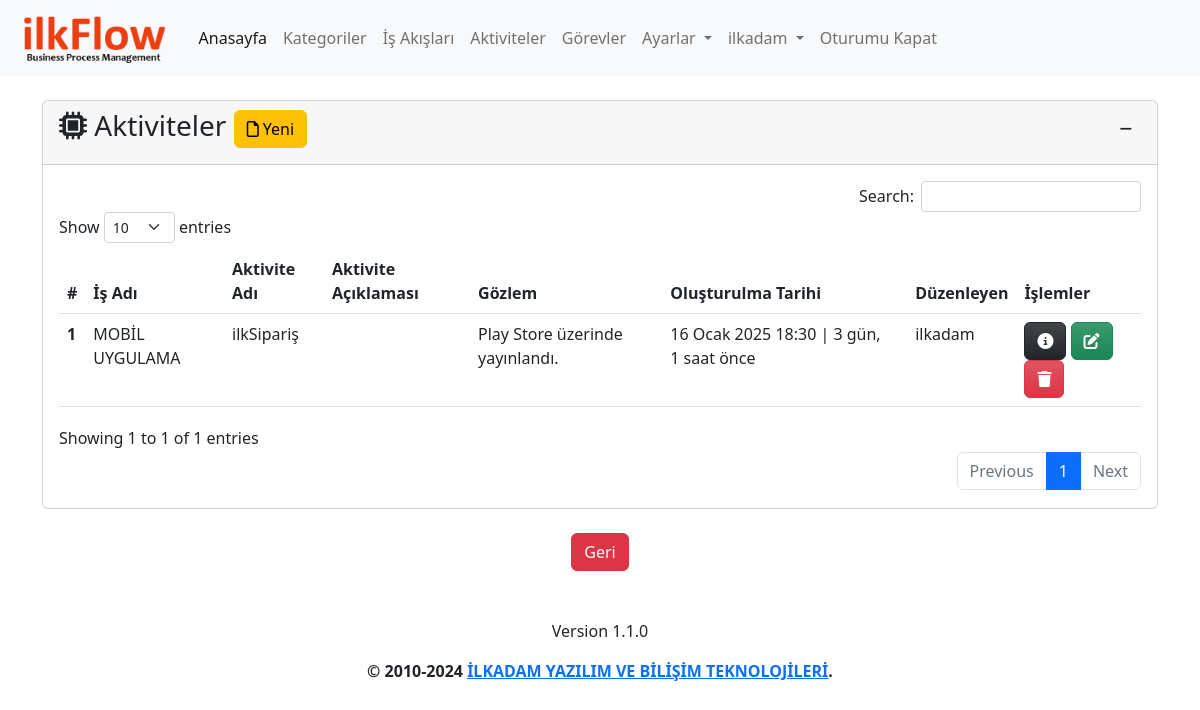
Screenshot of /activity/ (signed in) with the database file from the repository.
### app/models.py (models this page shows, shortened)
class Activity(models.Model):
    process=models.ForeignKey(Process,on_delete=models.CASCADE,verbose_name='İş Adı')
    name=models.CharField(max_length=500,verbose_name='Aktivite Adı')
    description=models.TextField(verbose_name='Aktivite Açıklaması', blank=True,null=True)
    observation=models.TextField(verbose_name='Gözlem', blank=True,null=True)
    created_date=models.DateTimeField(auto_now_add=True, verbose_name='Oluşturulma Tarihi')
    user=models.ForeignKey(User,on_delete=models.CASCADE,verbose_name='Kullanıcı', blank=True, null=True)
    class Meta:
        verbose_name='Aktive'
        verbose_name_plural='Aktiviteler'

class Process(models.Model):
    category=models.ForeignKey(Category,on_delete=models.CASCADE,verbose_name='Kategori')
    name=models.CharField(max_length=500,verbose_name='İş Akış Adı')
    description=models.TextField(verbose_name='İş Akış Açıklaması', blank=True, null=True)
    state=models.ForeignKey(State, on_delete=models.SET_NULL,verbose_name='Durum', blank=True, null=True)
    created_date=models.DateTimeField(auto_now_add=True, verbose_name='Oluşturulma Tarihi')
    user=models.ForeignKey(User,on_delete=models.CASCADE,verbose_name='Kullanıcı', blank=True, null=True)
    def __str__(self):
        return self.name # + ' - ' + self.created_date.strftime("%d.%m.%Y, %H:%M:%S")
    class Meta:
        verbose_name='İş Akışı'
        verbose_name_plural='İş Akışları'

### app/views.py (the view, shortened to what this page needs)
# urls.py: path('activity/', views.activity, name='activity'),
@login_required(login_url='/user/login/')
def activity(request):
    activity_form=ActivityForm()
    activities = Activity.objects.filter(user=request.user).order_by('-created_date')
    context = {
        'activity_form':activity_form,
        'activities': activities
    }
    return render(request, 'app/activity.html', context)

### app/forms.py
class ActivityForm(forms.ModelForm):
    class Meta:
        model=Activity
        fields=('process','name','description','observation')

### templates/app/activity.html (shortened to what this page needs)
{% extends 'layout.html' %}
{% load humanize %}
{% block content %}
{% load crispy_forms_tags %}
<div class="row mt-3">
    <div class="col-md-12">
        <div class="card">
            <div class="card-header">
                <h3 class="card-title">
                    <i class="fa-solid fa-microchip"></i>
                    Aktiviteler
                    <button type="button" class="btn btn-warning" data-bs-toggle="modal"
                        data-bs-target="#activityModal">
                        <i class="fa-regular fa-file"></i>
                        Yeni
                    </button>
                    <div class="float-end">
                        <button class="btn btn-sm" type="button" data-bs-toggle="collapse"
                            data-bs-target="#collapseActivity" aria-expanded="false" aria-controls="collapseActivity">
                            <i class="fa-solid fa-minus"></i>
                        </button>
                    </div>
                </h3>
            </div>
            <div class="collapse show" id="collapseActivity">
                <div class="card-body">
                    {% if activities %}
                    <table id="activity" class="table table-hover">
                        <thead>
                            <tr>
                                <th scope="col">#</th>
                                <th scope="col">İş Adı</th>
                                <th scope="col">Aktivite Adı</th>
                                <th scope="col">Aktivite Açıklaması</th>
                                <th scope="col">Gözlem</th>
                                <th scope="col">Oluşturulma Tarihi</th>
                                <th scope="col">Düzenleyen</th>
                                <th scope="col">İşlemler</th>
                            </tr>
                        </thead>
                        <tbody>
                            {% for activity in activities %}
                            <tr>
                                <th scope="row">{{ activity.id }}</th>
                                <td>{{ activity.process }}</td>
                                <td>{{ activity.name }}</td>
                                <td>{{ activity.description | safe }}</td>
                                <td>{{ activity.observation | safe }}</td>
                                <td>{{ activity.created_date }} | {{ activity.created_date | timesince}} önce</td>
                                <td>{{ activity.user }}</td>
                                <td>
                                    <a href="{% url 'activity_detail' activity.id %}" class="btn btn-dark bg-gradient"
                                        data-bs-toggle="popover" data-bs-trigger="hover" data-bs-title="Detaylar"
                                        data-bs-content="Seçili satırdaki kaydın detaylarını görüntüler.">
                                        <i class="fa-solid fa-circle-info"></i>
                                    </a>
                                    <a class="btn btn-success bg-gradient"
                                        href="{% url 'activity_update' activity.id %}" data-bs-toggle="popover"
                                        data-bs-trigger="hover" data-bs-title="Düzenle"
                                        data-bs-content="Seçili satırdaki kaydı düzenler.">
                                        <i class="fa-solid fa-pen-to-square"></i>
                                    </a>
                                    <a class="btn btn-danger bg-gradient" href="{% url 'activity_delete' activity.id %}"
                                        data-bs-toggle="popover" data-bs-trigger="hover" data-bs-title="Sil"
                                        data-bs-content="Seçili satırdaki kaydı siler.">
                                        <i class="fa-solid fa-trash"></i>
                                    </a>
                                </td>
                            </tr>
                            {% endfor %}
                        </tbody>
                    </table>
                    {% else %}
                    <div class="alert alert-warning">
                        <p>Aktivite bulunamadı.</p>
                    </div>
                    {% endif %}
                </div>
            </div>
        </div>
    </div>
</div>
{% endblock %}

### templates/layout.html (shortened to what this page needs)
{% load static %}
<!doctype html>
<html lang="tr">
<head>
  <link href="https://cdn.jsdelivr.net/npm/bootstrap@5.2.2/dist/css/bootstrap.min.css" rel="stylesheet"
>
  <link rel="stylesheet" type="text/css" href="https://cdn.datatables.net/1.12.1/css/dataTables.bootstrap5.min.css">
  <link rel="stylesheet" type="text/css"
    href="https://cdn.datatables.net/responsive/2.3.0/css/responsive.dataTables.min.css">
  <link rel="stylesheet" type="text/css" href="https://cdn.datatables.net/buttons/2.2.3/css/buttons.bootstrap5.min.css">
  <link href="https://cdn.jsdelivr.net/npm/summernote@0.8.18/dist/summernote-lite.min.css" rel="stylesheet">
  <link href="https://cdn.jsdelivr.net/npm/select2@4.1.0-rc.0/dist/css/select2.min.css" rel="stylesheet" />
  <link rel="stylesheet" href="{% static 'css/ilkflow.css' %}">
</head>
<body>
  <header>
    <nav class="navbar navbar-expand-lg bg-light">
      <div class="container-fluid">
        <a class="navbar-brand" href="{% url 'index' %}">
          <img class="logo" src="{% static 'img/logo-text.png' %}" alt="JeFlow">
        </a>
        <div class="collapse navbar-collapse" id="navbarNavDropdown">
          <ul class="navbar-nav">
            <li class="nav-item">
              <a class="nav-link active" aria-current="page" href="{% url 'index' %}">Anasayfa</a>
            </li>
            {% if user.is_authenticated %}
            <li class="nav-item">
              <a class="nav-link" href="{% url 'category' %}">Kategoriler</a>
            </li>
            <li class="nav-item">
              <a class="nav-link" href="{% url 'process' %}">İş Akışları</a>
            </li>
            <li class="nav-item">
              <a class="nav-link" href="{% url 'activity' %}">Aktiviteler</a>
            </li>
            <li class="nav-item">
              <a class="nav-link" href="{% url 'task' %}">Görevler</a>
            </li>
            <li class="nav-item dropdown">
              <a class="nav-link dropdown-toggle" href="{% url 'settings' %}" role="button" data-bs-toggle="dropdown"
                aria-expanded="false">
                Ayarlar
              </a>
            </li>
            <li class="nav-item dropdown">
              <a class="nav-link dropdown-toggle" href="{% url 'profile' %}" role="button" data-bs-toggle="dropdown"
                aria-expanded="false">
                {{ user }}
              </a>
            </li>
            <li class="nav-item">
              <a class="nav-link" href="javascript:{document.getElementById('logout').submit()}">Oturumu Kapat</a>
            </li>
            {% else %}
            <li class="nav-item">
              <a class="nav-link" href="{% url 'register' %}">Kayıt Ol</a>
            </li>
            {% endif %}
          </ul>
        </div>
      </div>
    </nav>
  </header>
  <main>
    <div class="container mt-4">
      {% block content %}
      {% endblock %}
      <div class="d-flex justify-content-center mt-4">
        <button class="btn btn-danger" onclick="history.back()">Geri</button>
      </div>
    </div>
  </main>
  <footer class="mt-5">
    <div class="d-flex flex-column justify-content-center align-items-center">
      <p>{% include 'partials/_version.html' %}</p>
      <p><strong>&copy; 2010-2024 <a href="https://ilkadam.com.tr" target="_blank">İLKADAM YAZILIM VE BİLİŞİM TEKNOLOJİLERİ</a>.</strong></p>
    </div>
  </footer>
</body>
</html>

### static/css/ilkflow.css (style rules this page uses)
img.logo { height: 50px; }

### rows the page displays
Activity: id "1", process "MOBİL UYGULAMA", name "ilkSipariş", observation "Play Store üzerinde yayınlandı.", created_date "16 Ocak 2025 18:30", created_date "3 gün, 1 saat", user "ilkadam"

### other values shown
{{ user }} "ilkadam"
